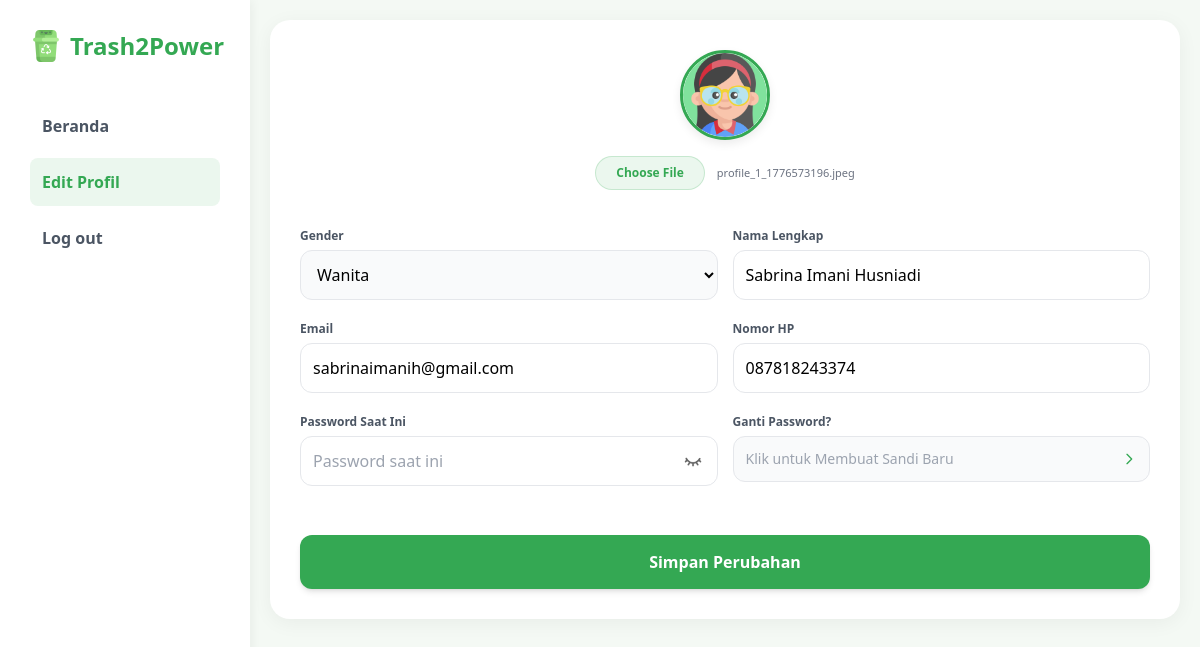
The app's page /edit-profile.php with its own data.
### tables this page shows
CREATE TABLE `users` (
  `id_user` int(11) NOT NULL,
  `email` varchar(100) NOT NULL,
  `password` varchar(255) NOT NULL,
  `nama` varchar(100) NOT NULL,
  `no_hp` varchar(20) NOT NULL,
  `gender` enum('pria','wanita') NOT NULL,
  `foto_profil` varchar(255) DEFAULT NULL,
  `role` enum('warga','admin') NOT NULL,
  `saldo` decimal(10,2) NOT NULL DEFAULT 0.00
);

### edit-profile.php (the view, shortened to what this page needs)
<?php
$host = "localhost";
$username = "root";
$password = "";
$database = "trash2power_db";
$conn = new mysqli($host, $username, $password, $database);
$id_user = $_SESSION['id_user'] ?? 1;
$result = $conn->query("SELECT * FROM users WHERE id_user='$id_user'");
$user = $result->fetch_assoc();
?>
<!DOCTYPE html>
<html lang="id">
<head>
    <script src="https://cdn.tailwindcss.com"></script>
</head>
<body>
    <div class="sidebar">
        <div class="flex items-center gap-2 mb-10">
            <img src="logosmile.png" alt="Logo" class="w-8">
            <h2 class="text-[#34A853] text-2xl font-bold">Trash2Power</h2>
        </div>
        <div class="space-y-2">
            <a href="beranda.php" class="block p-3 text-gray-600 font-semibold rounded-lg hover:bg-gray-50">Beranda</a>
            <a href="#" class="block p-3 bg-[#EBF7EE] text-[#34A853] font-semibold rounded-lg">Edit Profil</a>
            <a href="#" class="btn-logout-trigger block p-3 text-gray-600 font-semibold rounded-lg hover:bg-red-50 hover:text-red-500">Log out</a>
        </div>
    </div>
    <div class="main-content">
        <div class="card">
            <form method="POST" enctype="multipart/form-data">
                <div class="flex flex-col items-center justify-center text-center mb-8">
                    <?php
                    $foto_db = $user['foto_profil'] ?? '';
                    $path = (!empty($foto_db) && file_exists("uploads/" . $foto_db)) ? "uploads/" . $foto_db : (($user['gender'] == 'Pria') ? 'pria.png' : 'wanita.png');
                    ?>
                    <div class="mb-4">
                        <img id="preview" src="<?= $path ?>" alt="Preview Profil" class="w-24 h-24 rounded-full object-cover border-4 border-[#34A853] shadow-md">
                    </div>
                    <div class="flex items-center justify-center gap-3 w-full">
                        <label for="foto-input" class="cursor-pointer bg-[#EBF7EE] text-[#34A853] px-5 py-2 rounded-full font-bold text-xs hover:bg-[#d4ecd9] transition-all border border-[#34A853]/20 whitespace-nowrap">
                            Choose File
                        </label>
                        <span id="file-name" class="text-[11px] text-gray-500 truncate max-w-[150px]">
                            <?= !empty($user['foto_profil']) ? $user['foto_profil'] : 'No File Chosen' ?>
                        </span>
                    </div>
                </div>
                <div class="form-grid mb-6">
                    <div class="space-y-1">
                        <label class="text-xs font-bold text-gray-600">Gender</label>
                        <select name="gender" onchange="changeAvatar(this.value)" class="w-full p-3 border border-gray-200 rounded-xl bg-gray-50 focus:outline-none focus:border-[#34A853]">
                            <option value="Wanita" <?= ($user['gender'] == 'Wanita') ? 'selected' : '' ?>>Wanita</option>
                        </select>
                    </div>
                    <div class="space-y-1">
                        <label class="text-xs font-bold text-gray-600">Nama Lengkap</label>
                        <input type="text" name="nama" value="<?= htmlspecialchars($user['nama'] ?? '') ?>" class="w-full p-3 border border-gray-200 rounded-xl focus:outline-none focus:border-[#34A853]" required>
                    </div>
                    <div class="space-y-1">
                        <label class="text-xs font-bold text-gray-600">Email</label>
                        <input type="email" name="email" value="<?= htmlspecialchars($user['email'] ?? '') ?>" class="w-full p-3 border border-gray-200 rounded-xl focus:outline-none focus:border-[#34A853]" required>
                    </div>
                    <div class="space-y-1">
                        <label class="text-xs font-bold text-gray-600">Nomor HP</label>
                        <input type="text" name="no_hp" value="<?= htmlspecialchars($user['no_hp'] ?? '') ?>" class="w-full p-3 border border-gray-200 rounded-xl focus:outline-none focus:border-[#34A853]" required>
                    </div>
                    <div class="space-y-1">
                        <label class="text-xs font-bold text-gray-600">Password Saat Ini</label>
                        <div class="password-container">
                            <input type="password" id="current_password" name="current_password" class="w-full p-3 border border-gray-200 rounded-xl focus:outline-none focus:border-[#34A853]" placeholder="Password saat ini">
                            <img src="close-eye.png" id="toggleIcon" class="toggle-password" onclick="togglePasswordVisibility()" alt="Show Password">
                        </div>
                    </div>
                    <div class="space-y-1">
                        <label class="text-xs font-bold text-gray-600">Ganti Password?</label>
                        <a href="reset-sandi.php" class="flex items-center justify-between w-full p-3 border border-gray-200 rounded-xl bg-gray-50 text-gray-400 text-sm hover:border-[#34A853] transition">
                            <span>Klik untuk Membuat Sandi Baru</span>
                            <svg class="w-4 h-4 text-[#34A853]" fill="none" stroke="currentColor" viewBox="0 0 24 24">
                                <path stroke-linecap="round" stroke-linejoin="round" stroke-width="2" d="M9 5l7 7-7 7"></path>
                            </svg>
                        </a>
                    </div>
                </div>
                <button type="submit" class="btn-save shadow-md hover:shadow-lg">Simpan Perubahan</button>
            </form>
        </div>
    </div>
</body>
</html>

### edit-profile.php (style rules this page uses)
body { margin: 0; font-family: 'Segoe UI', sans-serif; background-color: #f4f9f4; display: flex; height: 100vh; flex-direction: column; }
.sidebar { width: 250px; background: white; padding: 30px; box-shadow: 2px 0 10px rgba(0, 0, 0, 0.05); display: none; }
.main-content { flex: 1; overflow-y: auto; padding-bottom: 80px; }
.card { background: white; padding: 30px; border-radius: 30px; box-shadow: 0 4px 20px rgba(0, 0, 0, 0.05); margin: -50px 20px 20px 20px; }
#preview { width: 90px; height: 90px; border-radius: 50%; object-fit: cover; border: 3px solid #34A853; background: white; display: block; margin: 0 auto; box-shadow: 0 4px 10px rgba(0, 0, 0, 0.08); }
.form-grid { display: grid; grid-template-columns: 1fr; gap: 15px; }
.password-container { position: relative; width: 100%; }
.password-container input { width: 100%; padding-right: 45px; }
.toggle-password { position: absolute; right: 15px; top: 50%; transform: translateY(-50%); cursor: pointer; width: 20px; opacity: 0.6; }
.btn-save { background: #34A853; color: white; padding: 15px; width: 100%; border-radius: 12px; font-weight: bold; margin-top: 25px; transition: 0.3s; }
@media (min-width: 768px) { body { flex-direction: row; } }
@media (min-width: 768px) { .sidebar { display: block; } }
@media (min-width: 768px) { .main-content { padding-bottom: 0; } }
@media (min-width: 768px) { .card { margin: 20px; border-radius: 20px; } }
@media (min-width: 768px) { .form-grid { grid-template-columns: 1fr 1fr; } }

### records on screen
users: foto_profil+gender (picture), foto_profil "profile_1_1776573196.jpeg", nama "Sabrina Imani Husniadi", email "sabrinaimanih@gmail.com", no_hp "087818243374"
